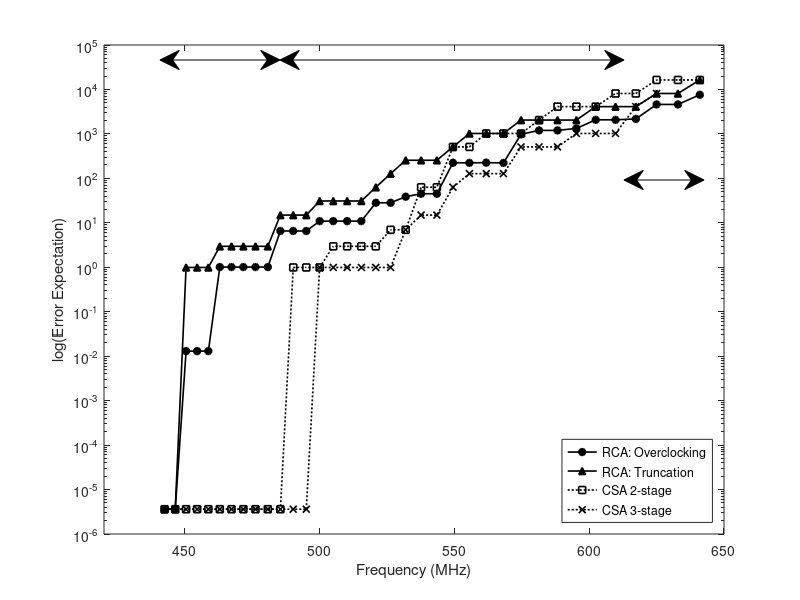
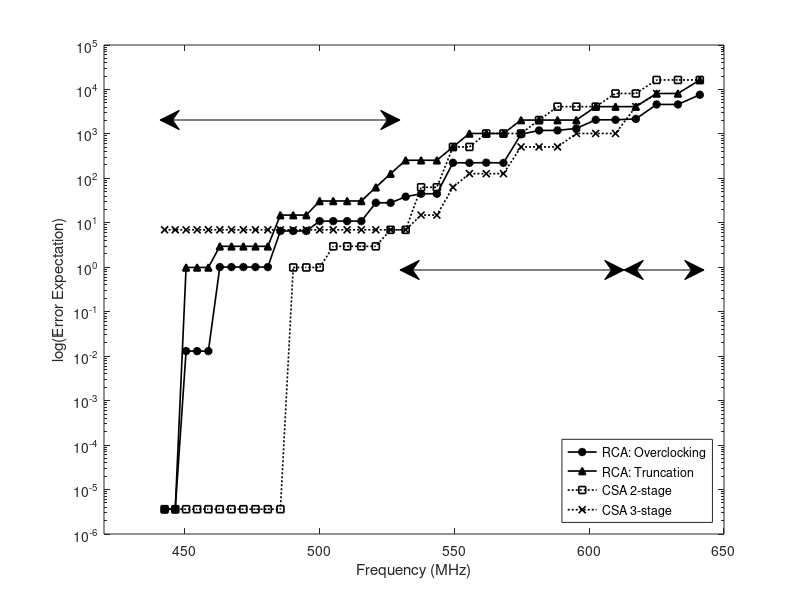
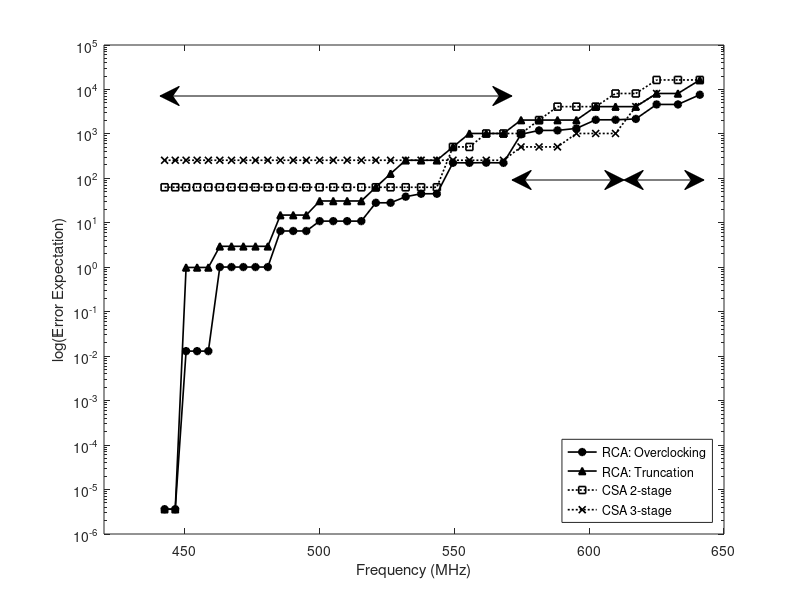
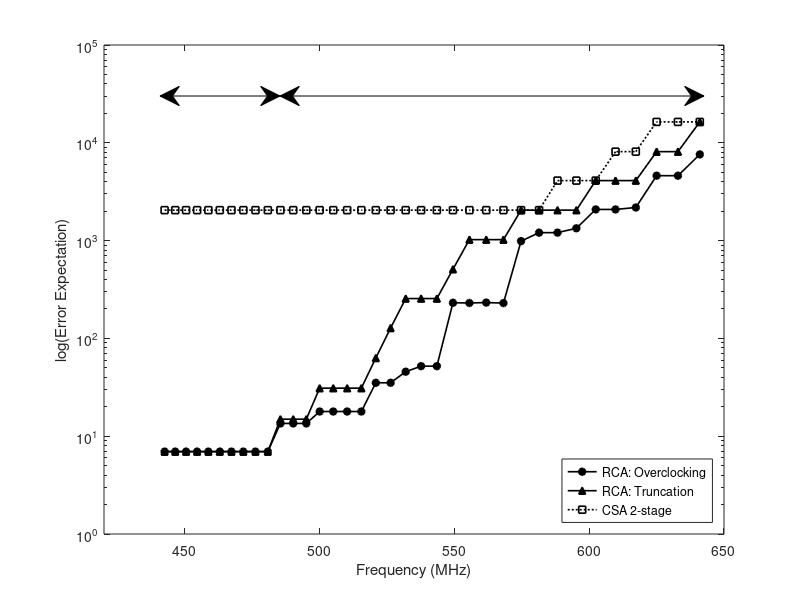

Write the MATLAB code that produced these figures, in order.
% plot fig for error-area-freqency tradeoffs
% original data: ~/Log/OverclockingPostP&RSimulation/CSA3D/3D.xlsx
Error_LUT45=importdata('./Error_LUT45.mat');
Freq=Error_LUT45(:,1);
RCA_New_45      =Error_LUT45(:,2);
RCA_Trad_45     =Error_LUT45(:,3);
CSA_2stage_45   =Error_LUT45(:,4);
CSA_3stage_45   =Error_LUT45(1:34,5);


Error_LUT35=importdata('./Error_LUT35.mat');
RCA_New_35      =Error_LUT35(:,2);
RCA_Trad_35     =Error_LUT35(:,3);
CSA_2stage_35   =Error_LUT35(:,4);
CSA_3stage_35   =Error_LUT35(1:34,5);

Error_LUT25=importdata('./Error_LUT25.mat');
RCA_New_25      =Error_LUT25(:,2);
RCA_Trad_25     =Error_LUT25(:,3);
CSA_2stage_25   =Error_LUT25(:,4);
CSA_3stage_25   =Error_LUT25(1:34,5);

Error_LUT15=importdata('./Error_LUT15.mat');
RCA_New_15      =Error_LUT15(:,2);
RCA_Trad_15     =Error_LUT15(:,3);
CSA_2stage_15   =Error_LUT15(:,4);

figure(1)       % LUT=45
semilogy(Freq,RCA_New_45,'ko-','linewidth',1.2,'MarkerSize',5,'MarkerFaceColor','k');
hold on;
semilogy(Freq,RCA_Trad_45,'k^-','linewidth',1.2,'MarkerSize',5,'MarkerFaceColor','k');
semilogy(Freq,CSA_2stage_45,'ks:','linewidth',1.2,'MarkerSize',5);
semilogy(Freq(1:34),CSA_3stage_45,'kx:','linewidth',1.2,'MarkerSize',5,'MarkerFaceColor','k');
hold off;
axis([420,650,10^(-6),10^5])
legend('RCA: Overclocking','RCA: Truncation','CSA 2-stage','CSA 3-stage','Location','SouthEast');
xlabel('Frequency (MHz)');
ylabel('log(Error Expectation)');
%draw double arrows
ah1_1=annotation('doublearrow',[.2 .35],[.9 .9]);
ah1_2=annotation('doublearrow',[.35 .78],[.9 .9]);
ah1_3=annotation('doublearrow',[.78 .88],[.7 .7]);
%tb=annotation('textbox',)

figure(2)       % LUT=35
semilogy(Freq,RCA_New_35,'ko-','linewidth',1.2,'MarkerSize',5,'MarkerFaceColor','k');
hold on;
semilogy(Freq,RCA_Trad_35,'k^-','linewidth',1.2,'MarkerSize',5,'MarkerFaceColor','k');
semilogy(Freq,CSA_2stage_35,'ks:','linewidth',1.2,'MarkerSize',5);
semilogy(Freq(1:34),CSA_3stage_35,'kx:','linewidth',1.2,'MarkerSize',5,'MarkerFaceColor','k');
hold off;
axis([420,650,10^(-6),10^5])
legend('RCA: Overclocking','RCA: Truncation','CSA 2-stage','CSA 3-stage','Location','SouthEast');
xlabel('Frequency (MHz)');
ylabel('log(Error Expectation)');
%draw double arrows
ah2_1=annotation('doublearrow',[.2 .5],[.8 .8]);
ah2_2=annotation('doublearrow',[.5 .78],[.55 .55]);
ah2_3=annotation('doublearrow',[.78 .88],[.55 .55]);


figure(3)       % LUT=25
semilogy(Freq,RCA_New_25,'ko-','linewidth',1.2,'MarkerSize',5,'MarkerFaceColor','k');
hold on;
semilogy(Freq,RCA_Trad_25,'k^-','linewidth',1.2,'MarkerSize',5,'MarkerFaceColor','k');
semilogy(Freq,CSA_2stage_25,'ks:','linewidth',1.2,'MarkerSize',5);
semilogy(Freq(1:34),CSA_3stage_25,'kx:','linewidth',1.2,'MarkerSize',5,'MarkerFaceColor','k');
hold off;
axis([420,650,10^(-6),10^5])
legend('RCA: Overclocking','RCA: Truncation','CSA 2-stage','CSA 3-stage','Location','SouthEast');
xlabel('Frequency (MHz)');
ylabel('log(Error Expectation)');
%draw double arrows
ah3_1=annotation('doublearrow',[.2 .64],[.84 .84]);
ah3_2=annotation('doublearrow',[.64 .78],[.7 .7]);
ah3_3=annotation('doublearrow',[.78 .88],[.7 .7]);


figure(4)       % LUT=15
semilogy(Freq,RCA_New_15,'ko-','linewidth',1.2,'MarkerSize',5,'MarkerFaceColor','k');
hold on;
semilogy(Freq,RCA_Trad_15,'k^-','linewidth',1.2,'MarkerSize',5,'MarkerFaceColor','k');
semilogy(Freq,CSA_2stage_15,'ks:','linewidth',1.2,'MarkerSize',5);
%semilogy(Freq(1:34),CSA_3stage_25,'kx:','linewidth',1.2,'MarkerSize',5,'MarkerFaceColor','k');
hold off;
axis([420,650,10^(0),10^5])
legend('RCA: Overclocking','RCA: Truncation','CSA 2-stage','Location','SouthEast');
xlabel('Frequency (MHz)');
ylabel('log(Error Expectation)');
%draw double arrows
ah4_1=annotation('doublearrow',[.2 .35],[.84 .84]);
ah4_2=annotation('doublearrow',[.35 .88],[.84 .84]);







